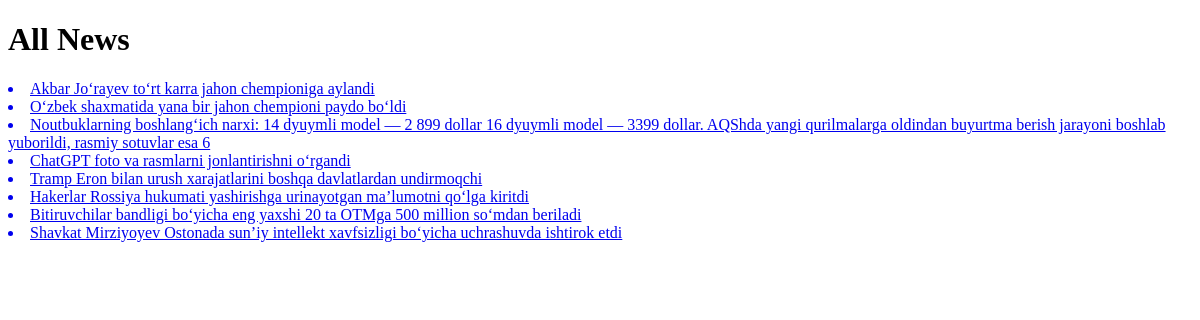
The page /news/ on the database as committed earlier.
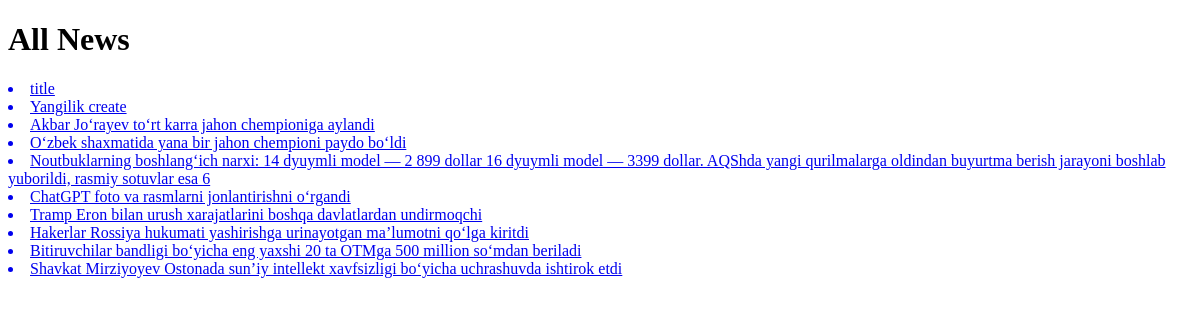
The same page on the database as committed later.
### news_app/models.py (models this page shows, shortened)
class News(models.Model):
    class Status(models.TextChoices):
        DRAFT = 'DF', 'Draft'
        PUBLISH = 'PB', 'Publish'
    title = models.CharField(max_length=200)
    slug = models.SlugField(max_length=250)
    body = models.TextField()
    image = models.ImageField(upload_to='news/images/')
    category = models.ForeignKey(Category, on_delete=models.CASCADE)
    publish_time = models.DateTimeField(default=timezone.now)
    created_time = models.DateTimeField(auto_now_add=True)
    updated_time = models.DateTimeField(auto_now=True)
    status = models.CharField(max_length=2,
                              choices=Status.choices,
                              default=Status.DRAFT
                              )
    objects = models.Manager() # bu yerda default manager
    published = PublishedManager() # bu yerda PublishedManager manageri ishlatiladi
    class Meta:
        ordering =["-publish_time"]

### news_app/views.py (the view)
# urls.py: path('news/', news_list, name='all_news_list'),
def news_list(request):
    news_list = News.published.all()  # PublishedManager manageri ishlatiladi
    context ={
        "news_list": news_list
    }
    return render(request, "news/news_list.html", context)

### news_app/context_processor.py (called while the page is built)
def latest_news(request):
    latest_news = News.published.all().order_by('-publish_time')[:10]
    categories = Category.objects.all()
    context = {
        'latest_news': latest_news,
        'categories': categories
    }
    return context

### news_app/managers.py (called while the page is built)
    def get_queryset(self):
        return super().get_queryset().filter(status='PB')

### templates/news/news_list.html (shortened to what this page needs)
<!DOCTYPE html>
<html lang="en">
<head>
</head>
<body>
    <h1> All News </h1>
{% for news in news_list %}
    <a href="{% url 'news_detail' id=news.pk %}">
        <li>{{news.title}}</li>
    </a>
{% endfor %}
</body>
</html>

Rows that differ between the two databases and show on the page:
added News: title "title"
added News: title "Yangilik create"
